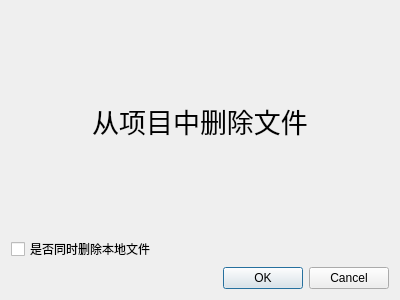
<?xml version="1.0" encoding="UTF-8"?>
<ui version="4.0">
 <class>RemoveProDialog</class>
 <widget class="QDialog" name="RemoveProDialog">
  <property name="geometry">
   <rect>
    <x>0</x>
    <y>0</y>
    <width>400</width>
    <height>300</height>
   </rect>
  </property>
  <property name="windowTitle">
   <string>Dialog</string>
  </property>
  <layout class="QGridLayout" name="gridLayout">
   <item row="0" column="0">
    <widget class="QLabel" name="label">
     <property name="font">
      <font>
       <pointsize>20</pointsize>
      </font>
     </property>
     <property name="layoutDirection">
      <enum>Qt::LeftToRight</enum>
     </property>
     <property name="text">
      <string>从项目中删除文件</string>
     </property>
     <property name="alignment">
      <set>Qt::AlignCenter</set>
     </property>
    </widget>
   </item>
   <item row="1" column="0">
    <widget class="QCheckBox" name="checkBox">
     <property name="text">
      <string>是否同时删除本地文件</string>
     </property>
    </widget>
   </item>
   <item row="2" column="0">
    <widget class="QDialogButtonBox" name="buttonBox">
     <property name="orientation">
      <enum>Qt::Horizontal</enum>
     </property>
     <property name="standardButtons">
      <set>QDialogButtonBox::Cancel|QDialogButtonBox::Ok</set>
     </property>
    </widget>
   </item>
  </layout>
 </widget>
 <resources/>
 <connections>
  <connection>
   <sender>buttonBox</sender>
   <signal>accepted()</signal>
   <receiver>RemoveProDialog</receiver>
   <slot>accept()</slot>
   <hints>
    <hint type="sourcelabel">
     <x>248</x>
     <y>254</y>
    </hint>
    <hint type="destinationlabel">
     <x>157</x>
     <y>274</y>
    </hint>
   </hints>
  </connection>
  <connection>
   <sender>buttonBox</sender>
   <signal>rejected()</signal>
   <receiver>RemoveProDialog</receiver>
   <slot>reject()</slot>
   <hints>
    <hint type="sourcelabel">
     <x>316</x>
     <y>260</y>
    </hint>
    <hint type="destinationlabel">
     <x>286</x>
     <y>274</y>
    </hint>
   </hints>
  </connection>
 </connections>
</ui>
